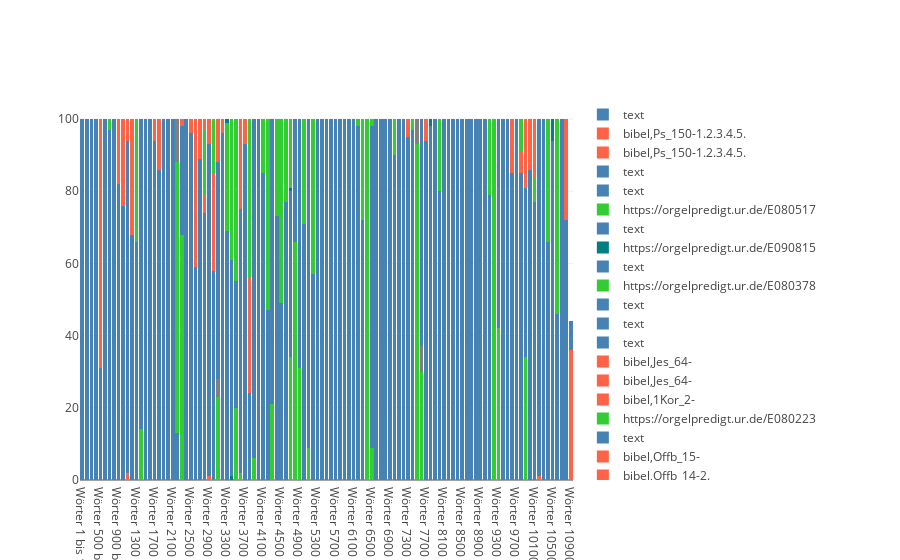

Notebook code cell kept with this figure:
### Code cell
fig = go.Figure(layout=dict(barmode='stack'))

for row, nr in zip(chunked_types, range(1, len(chunked_types))):
    item = dict(Counter(row))
    bar_title = f"Wörter 1 bis 100" if nr == 1 else f"Wörter {nr * 100} bis {(nr * 100) +100}"
    for key, val in item.items():
        color, ref = key.split(',')
        fig.add_trace(go.Bar(
            name=("https://orgelpredigt.ur.de/"+ str(ref).strip()) if is_id(ref) else str(key)[:-1].strip(), 
            x=[bar_title], 
            y=[val],
            marker_color=color_map.get(str(color).strip(), 'gray')
            ))

fig.update_layout(barmode='stack')

fig.show()

### Figure 1 — Plotly figure (JSON) as saved in the notebook; plotly's stock layout.template omitted (floating-point values rounded to 4 significant figures)
{"data": [{"marker": {"color": "steelblue"}, "name": "text", "type": "bar", "x": ["Wörter 1 bis 100"], "y": [100]}, {"marker": {"color": "steelblue"}, "name": "text", "type": "bar", "x": ["Wörter 200 bis 300"], "y": [100]}, {"marker": {"color": "steelblue"}, "name": "text", "type": "bar", "x": ["Wörter 300 bis 400"], "y": [100]}, {"marker": {"color": "steelblue"}, "name": "text", "type": "bar", "x": ["Wörter 400 bis 500"], "y": [100]}, {"marker": {"color": "steelblue"}, "name": "text", "type": "bar", "x": ["Wörter 500 bis 600"], "y": [31]}, {"marker": {"color": "tomato"}, "name": "bibel,Ps_150-1.2.3.4.5.", "type": "bar", "x": ["Wörter 500 bis 600"], "y": [69]}, {"marker": {"color": "steelblue"}, "name": "text", "type": "bar", "x": ["Wörter 600 bis 700"], "y": [100]}, {"marker": {"color": "steelblue"}, "name": "text", "type": "bar", "x": ["Wörter 700 bis 800"], "y": [97]}, {"marker": {"color": "limegreen"}, "name": "https://orgelpredigt.ur.de/E080508", "type": "bar", "x": ["Wörter 700 bis 800"], "y": [3]}, {"marker": {"color": "steelblue"}, "name": "text", "type": "bar", "x": ["Wörter 800 bis 900"], "y": [100]}, {"marker": {"color": "steelblue"}, "name": "text", "type": "bar", "x": ["Wörter 900 bis 1000"], "y": [82]}, {"marker": {"color": "tomato"}, "name": "bibel,Dtn_6-", "type": "bar", "x": ["Wörter 900 bis 1000"], "y": [8]}, {"marker": {"color": "tomato"}, "name": "bibel,Dtn_10-1", "type": "bar", "x": ["Wörter 900 bis 1000"], "y": [8]}, {"marker": {"color": "tomato"}, "name": "bibel,Dtn_4-3", "type": "bar", "x": ["Wörter 900 bis 1000"], "y": [2]}, {"marker": {"color": "steelblue"}, "name": "text", "type": "bar", "x": ["Wörter 1000 bis 1100"], "y": [76]}, {"marker": {"color": "tomato"}, "name": "bibel,Ps_89-", "type": "bar", "x": ["Wörter 1000 bis 1100"], "y": [9]}, {"marker": {"color": "tomato"}, "name": "bibel,Ps_81-", "type": "bar", "x": ["Wörter 1000 bis 1100"], "y": [5]}, {"marker": {"color": "tomato"}, "name": "bibel,Ps_150-1.", "type": "bar", "x": ["Wörter 1000 bis 1100"], "y": [10]}, {"marker": {"color": "tomato"}, "name": "bibel,Ps_150-1.", "type": "bar", "x": ["Wörter 1100 bis 1200"], "y": [2]}, {"marker": {"color": "steelblue"}, "name": "text", "type": "bar", "x": ["Wörter 1100 bis 1200"], "y": [92]}, {"marker": {"color": "tomato"}, "name": "bibel,Ps_150-", "type": "bar", "x": ["Wörter 1100 bis 1200"], "y": [6]}, {"marker": {"color": "steelblue"}, "name": "text", "type": "bar", "x": ["Wörter 1200 bis 1300"], "y": [68]}, {"marker": {"color": "tomato"}, "name": "bibel,Ps_150-3.4.", "type": "bar", "x": ["Wörter 1200 bis 1300"], "y": [32]}, {"marker": {"color": "steelblue"}, "name": "text", "type": "bar", "x": ["Wörter 1300 bis 1400"], "y": [66]}, {"marker": {"color": "limegreen"}, "name": "https://orgelpredigt.ur.de/E080222", "type": "bar", "x": ["Wörter 1300 bis 1400"], "y": [34]}, {"marker": {"color": "limegreen"}, "name": "https://orgelpredigt.ur.de/E080222", "type": "bar", "x": ["Wörter 1400 bis 1500"], "y": [14]}, {"marker": {"color": "steelblue"}, "name": "text", "type": "bar", "x": ["Wörter 1400 bis 1500"], "y": [86]}, {"marker": {"color": "steelblue"}, "name": "text", "type": "bar", "x": ["Wörter 1500 bis 1600"], "y": [100]}, {"marker": {"color": "steelblue"}, "name": "text", "type": "bar", "x": ["Wörter 1600 bis 1700"], "y": [100]}, {"marker": {"color": "steelblue"}, "name": "text", "type": "bar", "x": ["Wörter 1700 bis 1800"], "y": [94]}, {"marker": {"color": "tomato"}, "name": "bibel,Ps_150-", "type": "bar", "x": ["Wörter 1700 bis 1800"], "y": [6]}, {"marker": {"color": "steelblue"}, "name": "text", "type": "bar", "x": ["Wörter 1800 bis 1900"], "y": [86]}, {"marker": {"color": "tomato"}, "name": "bibel,Ex_20-2", "type": "bar", "x": ["Wörter 1800 bis 1900"], "y": [7]}, {"marker": {"color": "tomato"}, "name": "bibel,Ps_150-", "type": "bar", "x": ["Wörter 1800 bis 1900"], "y": [7]}, {"marker": {"color": "steelblue"}, "name": "text", "type": "bar", "x": ["Wörter 1900 bis 2000"], "y": [100]}, {"marker": {"color": "steelblue"}, "name": "text", "type": "bar", "x": ["Wörter 2000 bis 2100"], "y": [100]}, {"marker": {"color": "steelblue"}, "name": "text", "type": "bar", "x": ["Wörter 2100 bis 2200"], "y": [100]}, {"marker": {"color": "steelblue"}, "name": "text", "type": "bar", "x": ["Wörter 2200 bis 2300"], "y": [13]}, {"marker": {"color": "limegreen"}, "name": "https://orgelpredigt.ur.de/E080512", "type": "bar", "x": ["Wörter 2200 bis 2300"], "y": [75]}, {"marker": {"color": "gray"}, "name": "https://orgelpredigt.ur.de/E080512 E090810", "type": "bar", "x": ["Wörter 2200 bis 2300"], "y": [12]}, {"marker": {"color": "limegreen"}, "name": "https://orgelpredigt.ur.de/E080512", "type": "bar", "x": ["Wörter 2300 bis 2400"], "y": [68]}, {"marker": {"color": "steelblue"}, "name": "text", "type": "bar", "x": ["Wörter 2300 bis 2400"], "y": [30]}, {"marker": {"color": "tomato"}, "name": "bibel,Gen_4-2", "type": "bar", "x": ["Wörter 2300 bis 2400"], "y": [2]}, {"marker": {"color": "steelblue"}, "name": "text", "type": "bar", "x": ["Wörter 2400 bis 2500"], "y": [100]}, {"marker": {"color": "steelblue"}, "name": "text", "type": "bar", "x": ["Wörter 2500 bis 2600"], "y": [96]}, {"marker": {"color": "tomato"}, "name": "bibel,Ex_15-2", "type": "bar", "x": ["Wörter 2500 bis 2600"], "y": [4]}, {"marker": {"color": "steelblue"}, "name": "text", "type": "bar", "x": ["Wörter 2600 bis 2700"], "y": [59]}, {"marker": {"color": "tomato"}, "name": "bibel,Num_10-1", "type": "bar", "x": ["Wörter 2600 bis 2700"], "y": [17]}, {"marker": {"color": "tomato"}, "name": "bibel,Ps_81-3.4.", "type": "bar", "x": ["Wörter 2600 bis 2700"], "y": [20]}, {"marker": {"color": "tomato"}, "name": "bibel,Ps_81-", "type": "bar", "x": ["Wörter 2600 bis 2700"], "y": [4]}, {"marker": {"color": "steelblue"}, "name": "text", "type": "bar", "x": ["Wörter 2700 bis 2800"], "y": [89]}, {"marker": {"color": "tomato"}, "name": "bibel,2Sam_6-1", "type": "bar", "x": ["Wörter 2700 bis 2800"], "y": [4]}, {"marker": {"color": "tomato"}, "name": "bibel,1Chr_24-", "type": "bar", "x": ["Wörter 2700 bis 2800"], "y": [4]}, {"marker": {"color": "tomato"}, "name": "bibel,1Chr_26.", "type": "bar", "x": ["Wörter 2700 bis 2800"], "y": [3]}, {"marker": {"color": "steelblue"}, "name": "text", "type": "bar", "x": ["Wörter 2800 bis 2900"], "y": [74]}, {"marker": {"color": "tomato"}, "name": "bibel,1Chr_26-1.", "type": "bar", "x": ["Wörter 2800 bis 2900"], "y": [5]}, {"marker": {"color": "limegreen"}, "name": "https://orgelpredigt.ur.de/E080282", "type": "bar", "x": ["Wörter 2800 bis 2900"], "y": [18]}, {"marker": {"color": "tomato"}, "name": "bibel,1Chr_26-", "type": "bar", "x": ["Wörter 2800 bis 2900"], "y": [3]}, {"marker": {"color": "tomato"}, "name": "bibel,1Chr_26-", "type": "bar", "x": ["Wörter 2900 bis 3000"], "y": [1]}, {"marker": {"color": "steelblue"}, "name": "text", "type": "bar", "x": ["Wörter 2900 bis 3000"], "y": [92]}, {"marker": {"color": "tomato"}, "name": "bibel,Ps_15", "type": "bar", "x": ["Wörter 2900 bis 3000"], "y": [1]}, {"marker": {"color": "tomato"}, "name": "bibel,Ps_3", "type": "bar", "x": ["Wörter 2900 bis 3000"], "y": [1]}, {"marker": {"color": "tomato"}, "name": "bibel,Ps_8", "type": "bar", "x": ["Wörter 2900 bis 3000"], "y": [1]}, {"marker": {"color": "tomato"}, "name": "bibel,Ps_9", "type": "bar", "x": ["Wörter 2900 bis 3000"], "y": [1]}, {"marker": {"color": "tomato"}, "name": "bibel,Ps_9", "type": "bar", "x": ["Wörter 2900 bis 3000"], "y": [1]}, {"marker": {"color": "tomato"}, "name": "bibel,Ps_14", "type": "bar", "x": ["Wörter 2900 bis 3000"], "y": [2]}, {"marker": {"color": "steelblue"}, "name": "text", "type": "bar", "x": ["Wörter 3000 bis 3100"], "y": [58]}, {"marker": {"color": "tomato"}, "name": "bibel,2Chr_5-1", "type": "bar", "x": ["Wörter 3000 bis 3100"], "y": [19]}, {"marker": {"color": "tomato"}, "name": "bibel,2Chr_7-", "type": "bar", "x": ["Wörter 3000 bis 3100"], "y": [4]}, {"marker": {"color": "tomato"}, "name": "bibel,2Chr_8-1", "type": "bar", "x": ["Wörter 3000 bis 3100"], "y": [4]}, {"marker": {"color": "limegreen"}, "name": "https://orgelpredigt.ur.de/E080222", "type": "bar", "x": ["Wörter 3000 bis 3100"], "y": [15]}, {"marker": {"color": "limegreen"}, "name": "https://orgelpredigt.ur.de/E080222", "type": "bar", "x": ["Wörter 3100 bis 3200"], "y": [23]}, {"marker": {"color": "gray"}, "name": "https://orgelpredigt.ur.de/E080222 Esra_2-41", "type": "bar", "x": ["Wörter 3100 bis 3200"], "y": [3]}, {"marker": {"color": "gray"}, "name": "https://orgelpredigt.ur.de/E080222 Esra_2-65", "type": "bar", "x": ["Wörter 3100 bis 3200"], "y": [2]}, {"marker": {"color": "steelblue"}, "name": "text", "type": "bar", "x": ["Wörter 3100 bis 3200"], "y": [60]}, {"marker": {"color": "tomato"}, "name": "bibel,Ps_81-", "type": "bar", "x": ["Wörter 3100 bis 3200"], "y": [12]}, {"marker": {"color": "steelblue"}, "name": "text", "type": "bar", "x": ["Wörter 3200 bis 3300"], "y": [96]}, {"marker": {"color": "tomato"}, "name": "bibel,1Kor_14-4", "type": "bar", "x": ["Wörter 3200 bis 3300"], "y": [4]}, {"marker": {"color": "steelblue"}, "name": "text", "type": "bar", "x": ["Wörter 3300 bis 3400"], "y": [69]}, {"marker": {"color": "limegreen"}, "name": "https://orgelpredigt.ur.de/E080378", "type": "bar", "x": ["Wörter 3300 bis 3400"], "y": [29]}, {"marker": {"color": "limegreen"}, "name": "https://orgelpredigt.ur.de/E080518", "type": "bar", "x": ["Wörter 3300 bis 3400"], "y": [1]}, {"marker": {"color": "teal"}, "name": "https://orgelpredigt.ur.de/E090600", "type": "bar", "x": ["Wörter 3300 bis 3400"], "y": [1]}, {"marker": {"color": "teal"}, "name": "https://orgelpredigt.ur.de/E090600", "type": "bar", "x": ["Wörter 3400 bis 3500"], "y": [1]}, {"marker": {"color": "steelblue"}, "name": "text", "type": "bar", "x": ["Wörter 3400 bis 3500"], "y": [60]}, {"marker": {"color": "limegreen"}, "name": "https://orgelpredigt.ur.de/E080378", "type": "bar", "x": ["Wörter 3400 bis 3500"], "y": [36]}, {"marker": {"color": "limegreen"}, "name": "https://orgelpredigt.ur.de/E080517", "type": "bar", "x": ["Wörter 3400 bis 3500"], "y": [3]}, {"marker": {"color": "limegreen"}, "name": "https://orgelpredigt.ur.de/E080517", "type": "bar", "x": ["Wörter 3500 bis 3600"], "y": [20]}, {"marker": {"color": "steelblue"}, "name": "text", "type": "bar", "x": ["Wörter 3500 bis 3600"], "y": [35]}, {"marker": {"color": "limegreen"}, "name": "https://orgelpredigt.ur.de/E080378", "type": "bar", "x": ["Wörter 3500 bis 3600"], "y": [17]}, {"marker": {"color": "limegreen"}, "name": "https://orgelpredigt.ur.de/E080522", "type": "bar", "x": ["Wörter 3500 bis 3600"], "y": [28]}, {"marker": {"color": "limegreen"}, "name": "https://orgelpredigt.ur.de/E080522", "type": "bar", "x": ["Wörter 3600 bis 3700"], "y": [2]}, {"marker": {"color": "steelblue"}, "name": "text", "type": "bar", "x": ["Wörter 3600 bis 3700"], "y": [73]}, {"marker": {"color": "tomato"}, "name": "bibel,2Kön_3-1", "type": "bar", "x": ["Wörter 3600 bis 3700"], "y": [20]}, {"marker": {"color": "tomato"}, "name": "bibel,Ps_57-", "type": "bar", "x": ["Wörter 3600 bis 3700"], "y": [5]}, {"marker": {"color": "steelblue"}, "name": "text", "type": "bar", "x": ["Wörter 3700 bis 3800"], "y": [93]}, {"marker": {"color": "tomato"}, "name": "bibel,2Sam_6-", "type": "bar", "x": ["Wörter 3700 bis 3800"], "y": [4]}, {"marker": {"color": "tomato"}, "name": "bibel,Ps_15", "type": "bar", "x": ["Wörter 3700 bis 3800"], "y": [1]}, {"marker": {"color": "tomato"}, "name": "bibel,Ps_8", "type": "bar", "x": ["Wörter 3700 bis 3800"], "y": [2]}, {"marker": {"color": "steelblue"}, "name": "text", "type": "bar", "x": ["Wörter 3800 bis 3900"], "y": [24]}, {"marker": {"color": "tomato"}, "name": "bibel,1Sam_16-2", "type": "bar", "x": ["Wörter 3800 bis 3900"], "y": [32]}, {"marker": {"color": "limegreen"}, "name": "https://orgelpredigt.ur.de/E080378", "type": "bar", "x": ["Wörter 3800 bis 3900"], "y": [44]}, {"marker": {"color": "limegreen"}, "name": "https://orgelpredigt.ur.de/E080378", "type": "bar", "x": ["Wörter 3900 bis 4000"], "y": [6]}, {"marker": {"color": "steelblue"}, "name": "text", "type": "bar", "x": ["Wörter 3900 bis 4000"], "y": [94]}, {"marker": {"color": "steelblue"}, "name": "text", "type": "bar", "x": ["Wörter 4000 bis 4100"], "y": [100]}, {"marker": {"color": "steelblue"}, "name": "text", "type": "bar", "x": ["Wörter 4100 bis 4200"], "y": [85]}, {"marker": {"color": "limegreen"}, "name": "https://orgelpredigt.ur.de/E080183", "type": "bar", "x": ["Wörter 4100 bis 4200"], "y": [15]}, {"marker": {"color": "steelblue"}, "name": "text", "type": "bar", "x": ["Wörter 4200 bis 4300"], "y": [47]}, {"marker": {"color": "limegreen"}, "name": "https://orgelpredigt.ur.de/E080380", "type": "bar", "x": ["Wörter 4200 bis 4300"], "y": [9]}, {"marker": {"color": "limegreen"}, "name": "https://orgelpredigt.ur.de/E080523", "type": "bar", "x": ["Wörter 4200 bis 4300"], "y": [44]}, {"marker": {"color": "limegreen"}, "name": "https://orgelpredigt.ur.de/E080523", "type": "bar", "x": ["Wörter 4300 bis 4400"], "y": [21]}, {"marker": {"color": "steelblue"}, "name": "text", "type": "bar", "x": ["Wörter 4300 bis 4400"], "y": [79]}, {"marker": {"color": "steelblue"}, "name": "text", "type": "bar", "x": ["Wörter 4400 bis 4500"], "y": [73]}, {"marker": {"color": "limegreen"}, "name": "https://orgelpredigt.ur.de/E080222", "type": "bar", "x": ["Wörter 4400 bis 4500"], "y": [19]}, {"marker": {"color": "limegreen"}, "name": "https://orgelpredigt.ur.de/E080223", "type": "bar", "x": ["Wörter 4400 bis 4500"], "y": [8]}, {"marker": {"color": "steelblue"}, "name": "text", "type": "bar", "x": ["Wörter 4500 bis 4600"], "y": [49]}, {"marker": {"color": "limegreen"}, "name": "https://orgelpredigt.ur.de/E080223", "type": "bar", "x": ["Wörter 4500 bis 4600"], "y": [51]}, {"marker": {"color": "steelblue"}, "name": "text", "type": "bar", "x": ["Wörter 4600 bis 4700"], "y": [77]}, {"marker": {"color": "limegreen"}, "name": "https://orgelpredigt.ur.de/E080512", "type": "bar", "x": ["Wörter 4600 bis 4700"], "y": [23]}, {"marker": {"color": "limegreen"}, "name": "https://orgelpredigt.ur.de/E080512", "type": "bar", "x": ["Wörter 4700 bis 4800"], "y": [34]}, {"marker": {"color": "steelblue"}, "name": "text", "type": "bar", "x": ["Wörter 4700 bis 4800"], "y": [46]}, {"marker": {"color": "teal"}, "name": "https://orgelpredigt.ur.de/E090816", "type": "bar", "x": ["Wörter 4700 bis 4800"], "y": [1]}, {"marker": {"color": "limegreen"}, "name": "https://orgelpredigt.ur.de/E080222", "type": "bar", "x": ["Wörter 4700 bis 4800"], "y": [19]}, {"marker": {"color": "limegreen"}, "name": "https://orgelpredigt.ur.de/E080222", "type": "bar", "x": ["Wörter 4800 bis 4900"], "y": [66]}, {"marker": {"color": "steelblue"}, "name": "text", "type": "bar", "x": ["Wörter 4800 bis 4900"], "y": [34]}, {"marker": {"color": "limegreen"}, "name": "https://orgelpredigt.ur.de/E080222", "type": "bar", "x": ["Wörter 4900 bis 5000"], "y": [31]}, {"marker": {"color": "steelblue"}, "name": "text", "type": "bar", "x": ["Wörter 4900 bis 5000"], "y": [69]}, {"marker": {"color": "steelblue"}, "name": "text", "type": "bar", "x": ["Wörter 5000 bis 5100"], "y": [71]}, {"marker": {"color": "limegreen"}, "name": "https://orgelpredigt.ur.de/E080223", "type": "bar", "x": ["Wörter 5000 bis 5100"], "y": [29]}, {"marker": {"color": "limegreen"}, "name": "https://orgelpredigt.ur.de/E080223", "type": "bar", "x": ["Wörter 5100 bis 5200"], "y": [9]}, {"marker": {"color": "steelblue"}, "name": "text", "type": "bar", "x": ["Wörter 5100 bis 5200"], "y": [91]}, {"marker": {"color": "steelblue"}, "name": "text", "type": "bar", "x": ["Wörter 5200 bis 5300"], "y": [57]}, {"marker": {"color": "limegreen"}, "name": "https://orgelpredigt.ur.de/E080223", "type": "bar", "x": ["Wörter 5200 bis 5300"], "y": [43]}, {"marker": {"color": "steelblue"}, "name": "text", "type": "bar", "x": ["Wörter 5300 bis 5400"], "y": [100]}, {"marker": {"color": "steelblue"}, "name": "text", "type": "bar", "x": ["Wörter 5400 bis 5500"], "y": [100]}, {"marker": {"color": "steelblue"}, "name": "text", "type": "bar", "x": ["Wörter 5500 bis 5600"], "y": [100]}, {"marker": {"color": "steelblue"}, "name": "text", "type": "bar", "x": ["Wörter 5600 bis 5700"], "y": [100]}, {"marker": {"color": "steelblue"}, "name": "text", "type": "bar", "x": ["Wörter 5700 bis 5800"], "y": [100]}, {"marker": {"color": "steelblue"}, "name": "text", "type": "bar", "x": ["Wörter 5800 bis 5900"], "y": [100]}, {"marker": {"color": "steelblue"}, "name": "text", "type": "bar", "x": ["Wörter 5900 bis 6000"], "y": [100]}, {"marker": {"color": "steelblue"}, "name": "text", "type": "bar", "x": ["Wörter 6000 bis 6100"], "y": [100]}, {"marker": {"color": "steelblue"}, "name": "text", "type": "bar", "x": ["Wörter 6100 bis 6200"], "y": [100]}, {"marker": {"color": "steelblue"}, "name": "text", "type": "bar", "x": ["Wörter 6200 bis 6300"], "y": [98]}, {"marker": {"color": "limegreen"}, "name": "https://orgelpredigt.ur.de/E080223", "type": "bar", "x": ["Wörter 6200 bis 6300"], "y": [2]}, {"marker": {"color": "steelblue"}, "name": "text", "type": "bar", "x": ["Wörter 6300 bis 6400"], "y": [72]}, {"marker": {"color": "limegreen"}, "name": "https://orgelpredigt.ur.de/E080524", "type": "bar", "x": ["Wörter 6300 bis 6400"], "y": [4]}, {"marker": {"color": "limegreen"}, "name": "https://orgelpredigt.ur.de/E080525", "type": "bar", "x": ["Wörter 6300 bis 6400"], "y": [24]}, {"marker": {"color": "limegreen"}, "name": "https://orgelpredigt.ur.de/E080525", "type": "bar", "x": ["Wörter 6400 bis 6500"], "y": [26]}, {"marker": {"color": "limegreen"}, "name": "https://orgelpredigt.ur.de/E080378", "type": "bar", "x": ["Wörter 6400 bis 6500"], "y": [74]}, {"marker": {"color": "limegreen"}, "name": "https://orgelpredigt.ur.de/E080378", "type": "bar", "x": ["Wörter 6500 bis 6600"], "y": [9]}, {"marker": {"color": "steelblue"}, "name": "text", "type": "bar", "x": ["Wörter 6500 bis 6600"], "y": [89]}, {"marker": {"color": "limegreen"}, "name": "https://orgelpredigt.ur.de/E080313", "type": "bar", "x": ["Wörter 6500 bis 6600"], "y": [2]}, {"marker": {"color": "steelblue"}, "name": "text", "type": "bar", "x": ["Wörter 6600 bis 6700"], "y": [100]}, {"marker": {"color": "steelblue"}, "name": "text", "type": "bar", "x": ["Wörter 6700 bis 6800"], "y": [100]}, {"marker": {"color": "steelblue"}, "name": "text", "type": "bar", "x": ["Wörter 6800 bis 6900"], "y": [100]}, {"marker": {"color": "steelblue"}, "name": "text", "type": "bar", "x": ["Wörter 6900 bis 7000"], "y": [100]}, {"marker": {"color": "steelblue"}, "name": "text", "type": "bar", "x": ["Wörter 7000 bis 7100"], "y": [90]}, {"marker": {"color": "limegreen"}, "name": "https://orgelpredigt.ur.de/E080407", "type": "bar", "x": ["Wörter 7000 bis 7100"], "y": [10]}, {"marker": {"color": "steelblue"}, "name": "text", "type": "bar", "x": ["Wörter 7100 bis 7200"], "y": [100]}, {"marker": {"color": "steelblue"}, "name": "text", "type": "bar", "x": ["Wörter 7200 bis 7300"], "y": [100]}, {"marker": {"color": "steelblue"}, "name": "text", "type": "bar", "x": ["Wörter 7300 bis 7400"], "y": [95]}, {"marker": {"color": "tomato"}, "name": "bibel,2Chr_5-1", "type": "bar", "x": ["Wörter 7300 bis 7400"], "y": [5]}, {"marker": {"color": "steelblue"}, "name": "text", "type": "bar", "x": ["Wörter 7400 bis 7500"], "y": [97]}, {"marker": {"color": "limegreen"}, "name": "https://orgelpredigt.ur.de/E080406", "type": "bar", "x": ["Wörter 7400 bis 7500"], "y": [3]}, {"marker": {"color": "limegreen"}, "name": "https://orgelpredigt.ur.de/E080406", "type": "bar", "x": ["Wörter 7500 bis 7600"], "y": [93]}, {"marker": {"color": "gray"}, "name": "https://orgelpredigt.ur.de/E080406 1Kor_14-7", "type": "bar", "x": ["Wörter 7500 bis 7600"], "y": [4]}, {"marker": {"color": "gray"}, "name": "https://orgelpredigt.ur.de/E080406 Am_3-6", "type": "bar", "x": ["Wörter 7500 bis 7600"], "y": [3]}, {"marker": {"color": "limegreen"}, "name": "https://orgelpredigt.ur.de/E080406", "type": "bar", "x": ["Wörter 7600 bis 7700"], "y": [30]}, {"marker": {"color": "gray"}, "name": "https://orgelpredigt.ur.de/E080406 Num_10-10", "type": "bar", "x": ["Wörter 7600 bis 7700"], "y": [4]}, {"marker": {"color": "gray"}, "name": "https://orgelpredigt.ur.de/E080406 Joh_3-29", "type": "bar", "x": ["Wörter 7600 bis 7700"], "y": [3]}, {"marker": {"color": "steelblue"}, "name": "text", "type": "bar", "x": ["Wörter 7600 bis 7700"], "y": [63]}, {"marker": {"color": "steelblue"}, "name": "text", "type": "bar", "x": ["Wörter 7700 bis 7800"], "y": [94]}, {"marker": {"color": "tomato"}, "name": "bibel,1Sam_16-14.15.16.17.18.19.20.21.22.2", "type": "bar", "x": ["Wörter 7700 bis 7800"], "y": [3]}, {"marker": {"color": "tomato"}, "name": "bibel,2Kön_3-11.12.13.14.15.16.17.18.1", "type": "bar", "x": ["Wörter 7700 bis 7800"], "y": [3]}, {"marker": {"color": "steelblue"}, "name": "text", "type": "bar", "x": ["Wörter 7800 bis 7900"], "y": [98]}, {"marker": {"color": "teal"}, "name": "https://orgelpredigt.ur.de/E090560", "type": "bar", "x": ["Wörter 7800 bis 7900"], "y": [2]}, {"marker": {"color": "steelblue"}, "name": "text", "type": "bar", "x": ["Wörter 7900 bis 8000"], "y": [100]}, {"marker": {"color": "steelblue"}, "name": "text", "type": "bar", "x": ["Wörter 8000 bis 8100"], "y": [80]}, {"marker": {"color": "limegreen"}, "name": "https://orgelpredigt.ur.de/E080406", "type": "bar", "x": ["Wörter 8000 bis 8100"], "y": [20]}, {"marker": {"color": "steelblue"}, "name": "text", "type": "bar", "x": ["Wörter 8100 bis 8200"], "y": [100]}, {"marker": {"color": "steelblue"}, "name": "text", "type": "bar", "x": ["Wörter 8200 bis 8300"], "y": [100]}, {"marker": {"color": "steelblue"}, "name": "text", "type": "bar", "x": ["Wörter 8300 bis 8400"], "y": [100]}, {"marker": {"color": "steelblue"}, "name": "text", "type": "bar", "x": ["Wörter 8400 bis 8500"], "y": [100]}, {"marker": {"color": "steelblue"}, "name": "text", "type": "bar", "x": ["Wörter 8500 bis 8600"], "y": [100]}, {"marker": {"color": "steelblue"}, "name": "text", "type": "bar", "x": ["Wörter 8600 bis 8700"], "y": [100]}, {"marker": {"color": "steelblue"}, "name": "text", "type": "bar", "x": ["Wörter 8700 bis 8800"], "y": [100]}, {"marker": {"color": "steelblue"}, "name": "text", "type": "bar", "x": ["Wörter 8800 bis 8900"], "y": [100]}, {"marker": {"color": "steelblue"}, "name": "text", "type": "bar", "x": ["Wörter 8900 bis 9000"], "y": [100]}, {"marker": {"color": "steelblue"}, "name": "text", "type": "bar", "x": ["Wörter 9000 bis 9100"], "y": [100]}, {"marker": {"color": "steelblue"}, "name": "text", "type": "bar", "x": ["Wörter 9100 bis 9200"], "y": [79]}, {"marker": {"color": "limegreen"}, "name": "https://orgelpredigt.ur.de/E080378", "type": "bar", "x": ["Wörter 9100 bis 9200"], "y": [21]}, {"marker": {"color": "limegreen"}, "name": "https://orgelpredigt.ur.de/E080378", "type": "bar", "x": ["Wörter 9200 bis 9300"], "y": [100]}, {"marker": {"color": "limegreen"}, "name": "https://orgelpredigt.ur.de/E080378", "type": "bar", "x": ["Wörter 9300 bis 9400"], "y": [42]}, {"marker": {"color": "steelblue"}, "name": "text", "type": "bar", "x": ["Wörter 9300 bis 9400"], "y": [58]}, {"marker": {"color": "steelblue"}, "name": "text", "type": "bar", "x": ["Wörter 9400 bis 9500"], "y": [100]}, {"marker": {"color": "steelblue"}, "name": "text", "type": "bar", "x": ["Wörter 9500 bis 9600"], "y": [100]}, {"marker": {"color": "steelblue"}, "name": "text", "type": "bar", "x": ["Wörter 9600 bis 9700"], "y": [85]}, {"marker": {"color": "tomato"}, "name": "bibel,1Kor_14-1", "type": "bar", "x": ["Wörter 9600 bis 9700"], "y": [7]}, {"marker": {"color": "tomato"}, "name": "bibel,Eph_5-1", "type": "bar", "x": ["Wörter 9600 bis 9700"], "y": [8]}, {"marker": {"color": "steelblue"}, "name": "text", "type": "bar", "x": ["Wörter 9700 bis 9800"], "y": [100]}, {"marker": {"color": "steelblue"}, "name": "text", "type": "bar", "x": ["Wörter 9800 bis 9900"], "y": [85]}, {"marker": {"color": "tomato"}, "name": "bibel,Offb_1-", "type": "bar", "x": ["Wörter 9800 bis 9900"], "y": [3]}, {"marker": {"color": "tomato"}, "name": "bibel,Lk_11-2", "type": "bar", "x": ["Wörter 9800 bis 9900"], "y": [3]}, {"marker": {"color": "limegreen"}, "name": "https://orgelpredigt.ur.de/E080222", "type": "bar", "x": ["Wörter 9800 bis 9900"], "y": [6]}, {"marker": {"color": "limegreen"}, "name": "https://orgelpredigt.ur.de/E080528", "type": "bar", "x": ["Wörter 9800 bis 9900"], "y": [3]}, {"marker": {"color": "limegreen"}, "name": "https://orgelpredigt.ur.de/E080528", "type": "bar", "x": ["Wörter 9900 bis 10000"], "y": [34]}, {"marker": {"color": "steelblue"}, "name": "text", "type": "bar", "x": ["Wörter 9900 bis 10000"], "y": [47]}, {"marker": {"color": "tomato"}, "name": "bibel,Am_5-2", "type": "bar", "x": ["Wörter 9900 bis 10000"], "y": [19]}, {"marker": {"color": "steelblue"}, "name": "text", "type": "bar", "x": ["Wörter 10000 bis 10100"], "y": [86]}, {"marker": {"color": "tomato"}, "name": "bibel,1Kor_13-", "type": "bar", "x": ["Wörter 10000 bis 10100"], "y": [6]}, {"marker": {"color": "tomato"}, "name": "bibel,Offb_5-", "type": "bar", "x": ["Wörter 10000 bis 10100"], "y": [6]}, {"marker": {"color": "tomato"}, "name": "bibel,Offb_14-2.", "type": "bar", "x": ["Wörter 10000 bis 10100"], "y": [1]}, {"marker": {"color": "tomato"}, "name": "bibel,Offb_15-", "type": "bar", "x": ["Wörter 10000 bis 10100"], "y": [1]}, {"marker": {"color": "steelblue"}, "name": "text", "type": "bar", "x": ["Wörter 10100 bis 10200"], "y": [77]}, {"marker": {"color": "limegreen"}, "name": "https://orgelpredigt.ur.de/E080223", "type": "bar", "x": ["Wörter 10100 bis 10200"], "y": [7]}, {"marker": {"color": "tomato"}, "name": "bibel,1Kor_2-", "type": "bar", "x": ["Wörter 10100 bis 10200"], "y": [15]}, {"marker": {"color": "tomato"}, "name": "bibel,Jes_64-", "type": "bar", "x": ["Wörter 10100 bis 10200"], "y": [1]}, {"marker": {"color": "tomato"}, "name": "bibel,Jes_64-", "type": "bar", "x": ["Wörter 10200 bis 10300"], "y": [1]}, {"marker": {"color": "steelblue"}, "name": "text", "type": "bar", "x": ["Wörter 10200 bis 10300"], "y": [99]}, {"marker": {"color": "steelblue"}, "name": "text", "type": "bar", "x": ["Wörter 10300 bis 10400"], "y": [100]}, {"marker": {"color": "steelblue"}, "name": "text", "type": "bar", "x": ["Wörter 10400 bis 10500"], "y": [66]}, {"marker": {"color": "limegreen"}, "name": "https://orgelpredigt.ur.de/E080378", "type": "bar", "x": ["Wörter 10400 bis 10500"], "y": [34]}, {"marker": {"color": "steelblue"}, "name": "text", "type": "bar", "x": ["Wörter 10500 bis 10600"], "y": [94]}, {"marker": {"color": "teal"}, "name": "https://orgelpredigt.ur.de/E090815", "type": "bar", "x": ["Wörter 10500 bis 10600"], "y": [6]}, {"marker": {"color": "steelblue"}, "name": "text", "type": "bar", "x": ["Wörter 10600 bis 10700"], "y": [46]}, {"marker": {"color": "limegreen"}, "name": "https://orgelpredigt.ur.de/E080517", "type": "bar", "x": ["Wörter 10600 bis 10700"], "y": [54]}, {"marker": {"color": "steelblue"}, "name": "text", "type": "bar", "x": ["Wörter 10700 bis 10800"], "y": [100]}, {"marker": {"color": "steelblue"}, "name": "text", "type": "bar", "x": ["Wörter 10800 bis 10900"], "y": [72]}, {"marker": {"color": "tomato"}, "name": "bibel,Ps_150-1.2.3.4.5.", "type": "bar", "x": ["Wörter 10800 bis 10900"], "y": [28]}, {"marker": {"color": "tomato"}, "name": "bibel,Ps_150-1.2.3.4.5.", "type": "bar", "x": ["Wörter 10900 bis 11000"], "y": [36]}, {"marker": {"color": "steelblue"}, "name": "text", "type": "bar", "x": ["Wörter 10900 bis 11000"], "y": [8]}], "layout": {"barmode": "stack"}}
